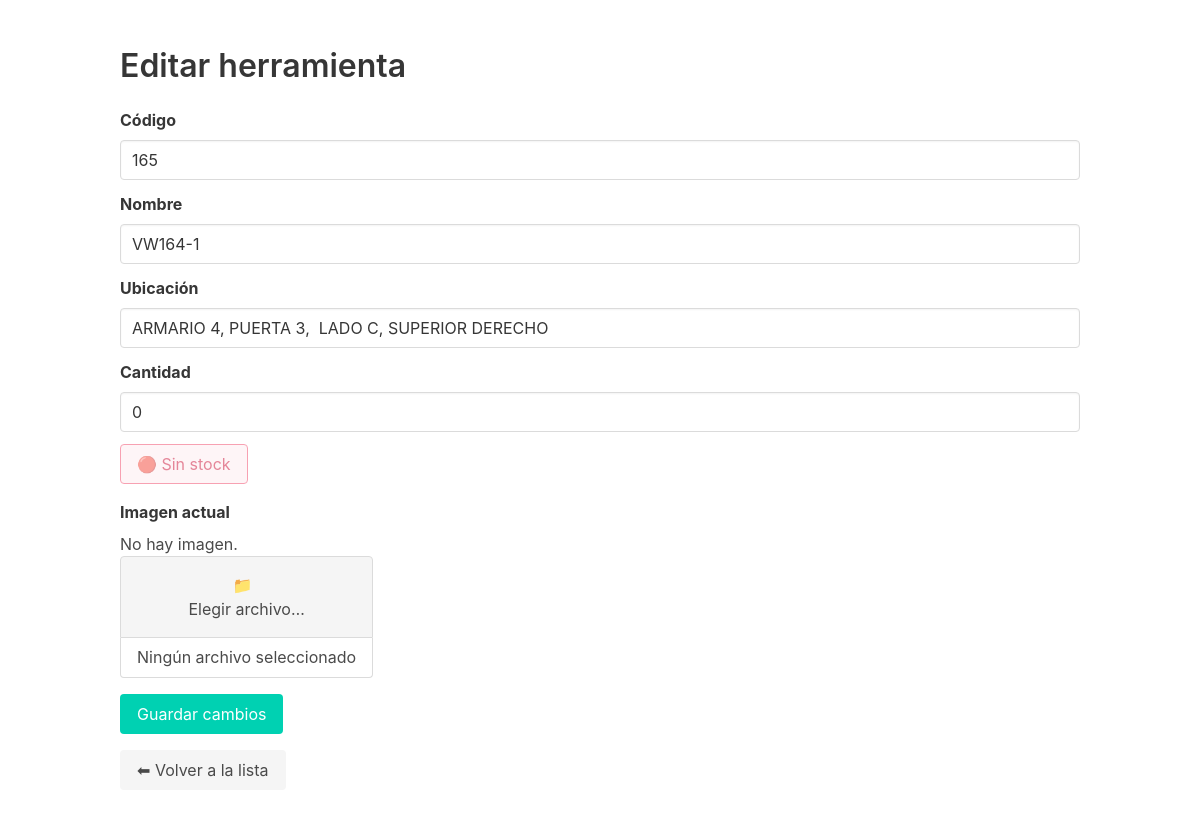
Page /editar_herramienta.php?id=165 (signed in) on the earlier database version.
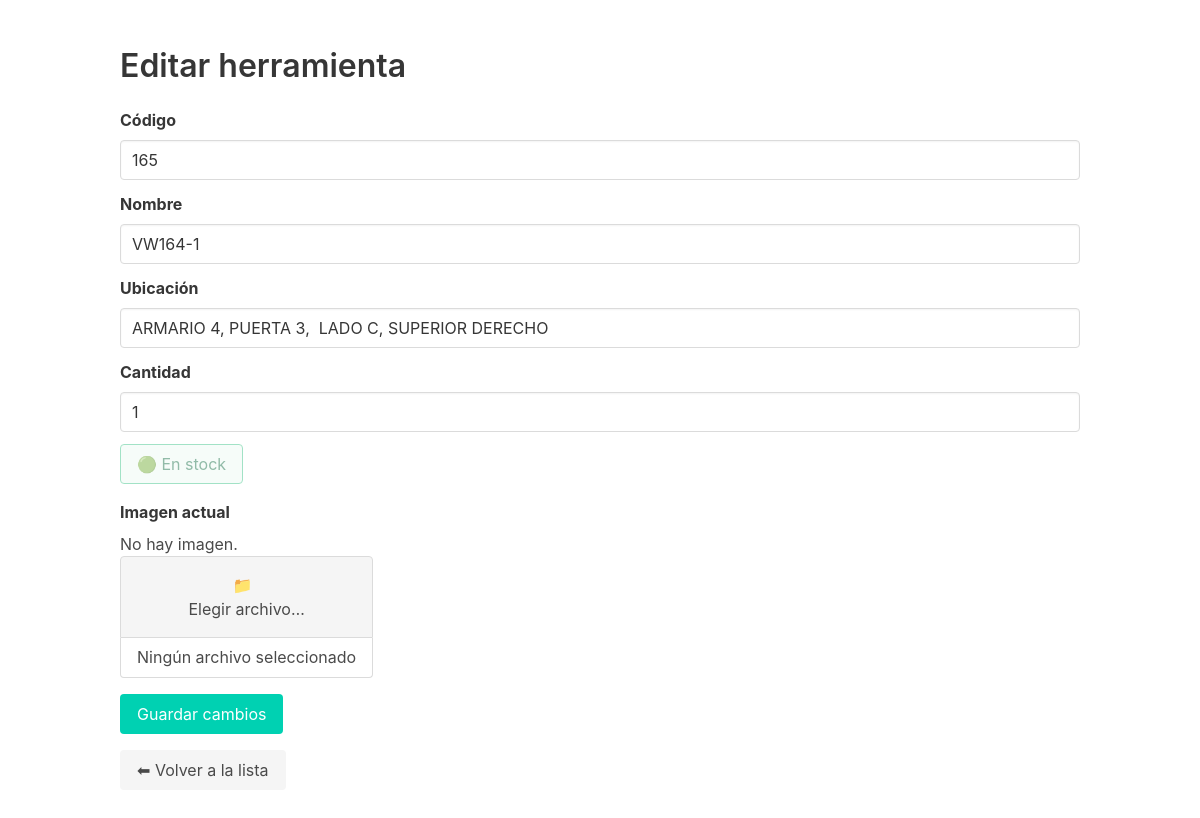
Same page on the later database version.
### tables this page shows
CREATE TABLE `herramientas` (
  `id` int(11) NOT NULL AUTO_INCREMENT,
  `codigo` varchar(50) DEFAULT NULL,
  `nombre` varchar(100) NOT NULL,
  `imagen` varchar(255) DEFAULT NULL,
  `ubicacion` varchar(100) NOT NULL,
  `cantidad` int(11) NOT NULL DEFAULT 1,
  PRIMARY KEY (`id`)
);

### editar_herramienta.php (the view, shortened to what this page needs)
<?php
include 'includes/conexion.php';
$id = $_GET['id'];
$stmt = $conexion->prepare("SELECT * FROM herramientas WHERE id = ?");
$stmt->bind_param("i", $id);
$stmt->execute();
$resultado = $stmt->get_result();
$herramienta = $resultado->fetch_assoc();
?>
<!DOCTYPE html>
<html lang="es">
<head>
    <link rel="stylesheet" href="https://cdn.jsdelivr.net/npm/bulma@0.9.4/css/bulma.min.css">
</head>
<body>
<section class="section">
    <div class="container">
        <h2 class="title is-3">Editar herramienta</h2>
        <form method="post" enctype="multipart/form-data">
            <div class="field">
                <label class="label">Código</label>
                <div class="control">
                    <input class="input" type="text" name="codigo" value="<?= htmlspecialchars($herramienta['codigo']) ?>" required>
                </div>
            </div>
            <div class="field">
                <label class="label">Nombre</label>
                <div class="control">
                    <input class="input" type="text" name="nombre" value="<?= htmlspecialchars($herramienta['nombre']) ?>" required>
                </div>
            </div>
            <div class="field">
                <label class="label">Ubicación</label>
                <div class="control">
                    <input class="input" type="text" name="ubicacion" value="<?= htmlspecialchars($herramienta['ubicacion']) ?>" required>
                </div>
            </div>
            <div class="field">
                <label class="label">Cantidad</label>
                <div class="control">
                    <input class="input" type="number" name="cantidad" value="<?= intval($herramienta['cantidad']) ?>" min="0" required>
                </div>
            </div>
            <div class="field">
                <?php if ($herramienta['cantidad'] == 0): ?>
                    <button class="button is-danger is-light" disabled>🔴 Sin stock</button>
                <?php else: ?>
                    <button class="button is-success is-light" disabled>🟢 En stock</button>
                <?php endif; ?>
            </div>
            <div class="field mt-4">
                <label class="label">Imagen actual</label>
                <?php if ($herramienta['imagen']): ?>
                    <figure class="image is-128x128 mb-2">
                        <img src="<?= htmlspecialchars($herramienta['imagen']) ?>" alt="Imagen actual">
                    </figure>
                <?php else: ?>
                    <p>No hay imagen.</p>
                <?php endif; ?>
                <div class="file has-name is-boxed">
                    <label class="file-label">
                        <span class="file-cta">
                            <span class="file-icon">📁</span>
                            <span class="file-label">Elegir archivo…</span>
                        </span>
                        <span class="file-name" id="file-name">Ningún archivo seleccionado</span>
                    </label>
                </div>
            </div>
            <div class="field mt-4">
                <div class="control">
                    <button class="button is-primary" type="submit">Guardar cambios</button>
                </div>
            </div>
        </form>
        <a href="listar_herramientas.php" class="button is-light mt-4">⬅ Volver a la lista</a>
    </div>
</section>
</body>
</html>

Differences in the rows shown:
changed herramientas "VW164-1": cantidad "0" → "1"
Other differences:
text no longer shown: "🔴 Sin stock"
text now shown: "🟢 En stock"
